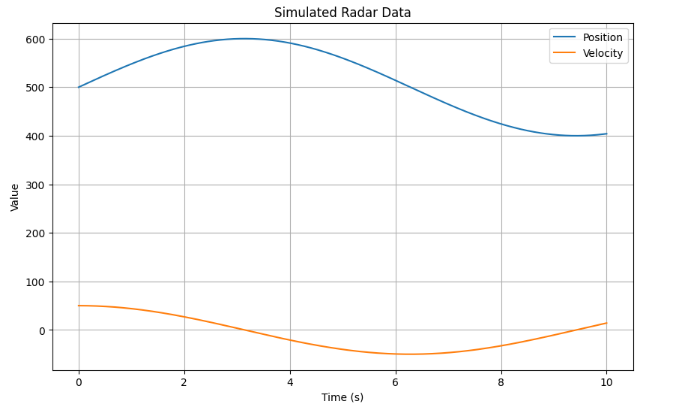

Generate this figure with Python:
import numpy as np
import pandas as pd
import matplotlib.pyplot as plt

# Simulation parameters
num_steps = 1000  # Number of time steps
time = np.linspace(0, 10, num_steps)  # 10 seconds

# Simulate target position and velocity
position = 100 * np.sin(0.5 * time) + 500  # Example: Sine wave motion
velocity = 50 * np.cos(0.5 * time)  # Derivative of position

# Create a DataFrame
data = pd.DataFrame({'Time': time, 'Position': position, 'Velocity': velocity})

# Visualize the data
plt.figure(figsize=(10, 6))
plt.plot(data['Time'], data['Position'], label='Position')
plt.plot(data['Time'], data['Velocity'], label='Velocity')
plt.title("Simulated Radar Data")
plt.xlabel("Time (s)")
plt.ylabel("Value")
plt.legend()
plt.grid()
plt.show()
